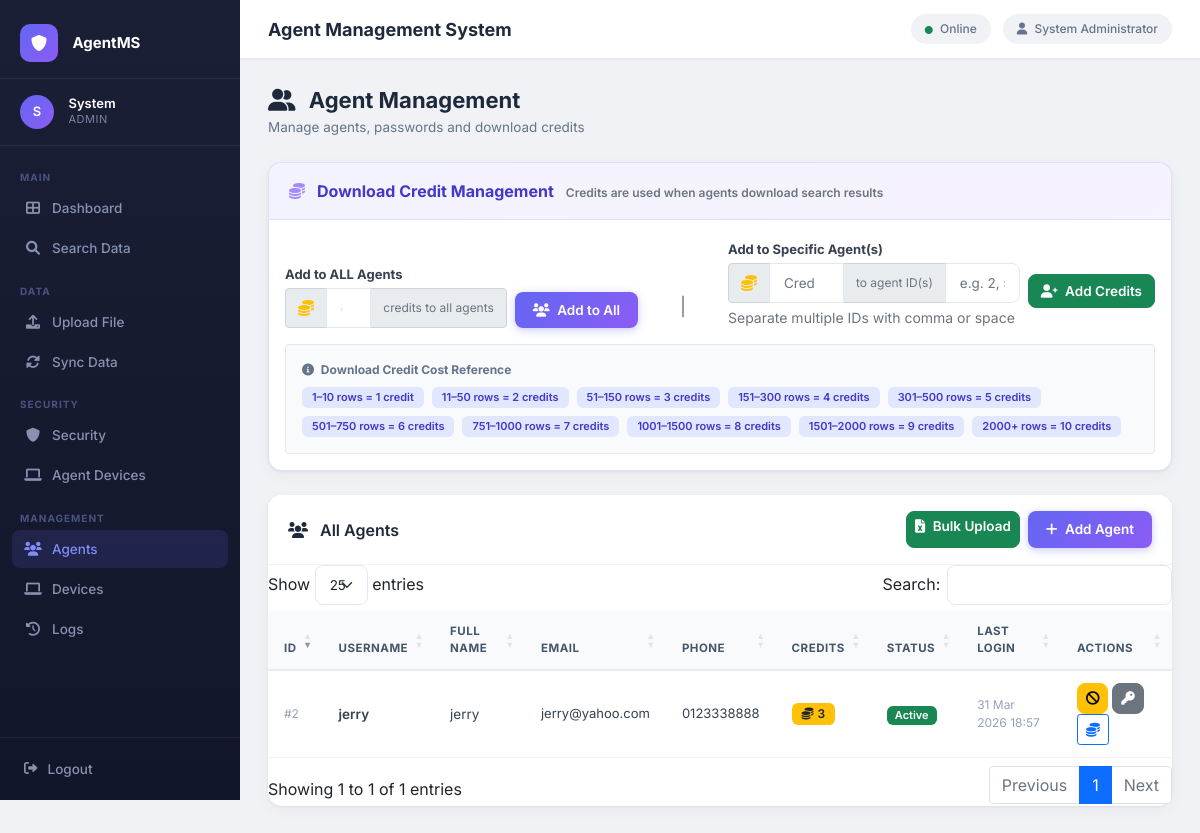
Screenshot of /admin/agents (signed in) with the database file from the repository.
### app.py (models this page shows, shortened)
class User(UserMixin, db.Model):
    __tablename__ = 'users'
    id = db.Column(db.Integer, primary_key=True)
    username = db.Column(db.String(80), unique=True, nullable=False)
    email = db.Column(db.String(120), unique=True, nullable=False)
    password_hash = db.Column(db.String(200), nullable=False)
    role = db.Column(db.String(20), nullable=False)
    full_name = db.Column(db.String(100))
    phone = db.Column(db.String(20))
    is_active = db.Column(db.Boolean, default=True)
    created_at = db.Column(db.DateTime, default=datetime.utcnow)
    last_login = db.Column(db.DateTime)
    login_logs = db.relationship('LoginLog', backref='user', lazy=True)
    search_logs = db.relationship('SearchLog', backref='user', lazy=True)
    password_changed_at = db.Column(db.DateTime, default=datetime.utcnow)
    must_change_password = db.Column(db.Boolean, default=False)
    credit_balance = db.Column(db.Integer, default=0)
    def is_password_expired(self):
        policy = SystemSettings.get('password_expiry_days')
        if not policy or int(policy) == 0:
            return False
        expiry_days = int(policy)
        if not self.password_changed_at:
            return True
        return (datetime.utcnow() - self.password_changed_at).days >= expiry_days

### app.py (the view)
@app.route('/admin/agents')
@login_required
@admin_required
def admin_agents():
    agents = User.query.filter_by(role='agent').all()
    return render_template('admin_agents.html', agents=agents)

### app.py (called while the page is built)
def admin_required(f):
    @wraps(f)
    def decorated_function(*args, **kwargs):
        if not current_user.is_authenticated or current_user.role != 'admin':
            flash('Admin access required', 'danger')
            return redirect(url_for('login'))
        return f(*args, **kwargs)
    return decorated_function

@login_manager.user_loader
def load_user(user_id):
    return User.query.get(int(user_id))

@app.context_processor
def inject_globals():
    try:
        from flask_login import current_user
        if current_user.is_authenticated and current_user.role == 'admin':
            count = AgentDevice.query.filter_by(status='pending').count()
            phase2 = SystemSettings.get('phase2_enabled', '0') == '1'
            return {'pending_devices_count': count, 'phase2_enabled': phase2}
    except:
        pass
    return {'pending_devices_count': 0, 'phase2_enabled': False}

    @staticmethod
    def get(key, default=None):
        s = SystemSettings.query.filter_by(key=key).first()
        return s.value if s else default

### templates/admin_agents.html (shortened to what this page needs)
{% extends "base.html" %}
{% block content %}
<div class="page-header">
    <h2><i class="fas fa-user-friends me-2"></i> Agent Management</h2>
    <p>Manage agents, passwords and download credits</p>
</div>
<div class="card mb-4" style="border:1px solid rgba(99,102,241,0.2)">
    <div class="card-header" style="background:linear-gradient(135deg,rgba(99,102,241,0.08),rgba(139,92,246,0.08));border-bottom:1px solid rgba(99,102,241,0.15)">
        <i class="fas fa-coins me-2" style="color:#a78bfa"></i>
        <span style="font-weight:700;color:#4338ca">Download Credit Management</span>
        <span class="text-muted ms-2" style="font-size:12px">Credits are used when agents download search results</span>
    </div>
    <div class="card-body">
        <div class="row g-3 align-items-end">
            <div class="col-lg-5">
                <form method="POST" action="{{ url_for('admin_add_credits') }}" class="d-flex align-items-end gap-2">
                    <div class="flex-grow-1">
                        <label class="form-label fw-bold mb-1" style="font-size:13px">Add to ALL Agents</label>
                        <div class="input-group">
                            <span class="input-group-text"><i class="fas fa-coins text-warning"></i></span>
                            <input type="number" class="form-control" name="amount" min="1" max="9999"
                                   placeholder="e.g. 10" required style="max-width:100px">
                            <span class="input-group-text text-muted" style="font-size:12px">credits to all agents</span>
                        </div>
                    </div>
                    <button type="submit" class="btn btn-primary"
                            onclick="return confirm('Add credits to ALL agents?')"
                            style="white-space:nowrap">
                        <i class="fas fa-users me-1"></i> Add to All
                    </button>
                </form>
            </div>
            <div class="col-lg-1 text-center d-none d-lg-block" style="padding-bottom:8px">
                <span class="text-muted" style="font-size:18px">|</span>
            </div>
            <div class="col-lg-6">
                <form method="POST" action="{{ url_for('admin_add_credits') }}" class="d-flex align-items-end gap-2">
                    <div>
                        <label class="form-label fw-bold mb-1" style="font-size:13px">Add to Specific Agent(s)</label>
                        <div class="input-group">
                            <span class="input-group-text"><i class="fas fa-coins text-warning"></i></span>
                            <input type="number" class="form-control" name="amount" min="1" max="9999"
                                   placeholder="Credits" required style="max-width:90px">
                            <span class="input-group-text text-muted" style="font-size:12px">to agent ID(s)</span>
                            <input type="text" class="form-control" name="agent_ids"
                                   placeholder="e.g. 2, 5, 8" required style="max-width:140px">
                        </div>
                        <div class="form-text">Separate multiple IDs with comma or space</div>
                    </div>
                    <button type="submit" class="btn btn-success" style="white-space:nowrap;margin-bottom:20px">
                        <i class="fas fa-user-plus me-1"></i> Add Credits
                    </button>
                </form>
            </div>
        </div>
        <div class="mt-3 p-3 rounded" style="background:#f8fafc;border:1px solid #e2e8f0">
            <div style="font-size:12px;font-weight:700;color:#64748b;margin-bottom:8px">
                <i class="fas fa-info-circle me-1"></i> Download Credit Cost Reference
            </div>
            <div class="d-flex flex-wrap gap-2">
                {% for label, cost in [('1–10 rows','1'),('11–50 rows','2'),('51–150 rows','3'),('151–300 rows','4'),('301–500 rows','5'),('501–750 rows','6'),('751–1000 rows','7'),('1001–1500 rows','8'),('1501–2000 rows','9'),('2000+ rows','10')] %}
                <span class="badge" style="background:#e0e7ff;color:#4338ca;font-size:11px;font-weight:600;padding:5px 10px">
                    {{ label }} = {{ cost }} credit{{ 's' if cost != '1' else '' }}
                </span>
                {% endfor %}
            </div>
        </div>
    </div>
</div>
<div class="card">
    <div class="card-header d-flex justify-content-between align-items-center">
        <span><i class="fas fa-users me-2"></i> All Agents</span>
        <div class="d-flex gap-2">
            <a href="{{ url_for('bulk_upload_agents') }}" class="btn btn-sm btn-success">
                <i class="fas fa-file-excel me-1"></i> Bulk Upload
            </a>
            <a href="{{ url_for('add_agent') }}" class="btn btn-sm btn-primary">
                <i class="fas fa-plus me-1"></i> Add Agent
            </a>
        </div>
    </div>
    <div class="card-body p-0">
        <div class="table-responsive">
            <table class="table mb-0" id="agentsTable">
                <thead>
                    <tr>
                        <th>ID</th>
                        <th>Username</th>
                        <th>Full Name</th>
                        <th>Email</th>
                        <th>Phone</th>
                        <th>Credits</th>
                        <th>Status</th>
                        <th>Last Login</th>
                        <th>Actions</th>
                    </tr>
                </thead>
                <tbody>
                    {% for agent in agents %}
                    <tr>
                        <td style="font-size:12px;color:#94a3b8">#{{ agent.id }}</td>
                        <td style="font-weight:600">{{ agent.username }}</td>
                        <td>{{ agent.full_name }}</td>
                        <td style="font-size:13px">{{ agent.email }}</td>
                        <td style="font-size:13px">{{ agent.phone }}</td>
                        <td>
                            <span class="badge {% if agent.credit_balance <= 0 %}bg-danger{% elif agent.credit_balance <= 5 %}bg-warning text-dark{% else %}bg-success{% endif %}"
                                  style="font-size:12px;padding:5px 10px">
                                <i class="fas fa-coins me-1"></i>{{ agent.credit_balance }}
                            </span>
                        </td>
                        <td>
                            {% if agent.is_active %}
                                <span class="badge bg-success">Active</span>
                            {% else %}
                                <span class="badge bg-danger">Inactive</span>
                            {% endif %}
                        </td>
                        <td style="font-size:12px;color:#94a3b8">
                            {{ agent.last_login.strftime('%d %b %Y %H:%M') if agent.last_login else 'Never' }}
                        </td>
                        <td>
                            <a href="{{ url_for('toggle_agent', agent_id=agent.id) }}"
                               class="btn btn-sm {% if agent.is_active %}btn-warning{% else %}btn-success{% endif %}"
                               onclick="return confirm('Are you sure?')">
                                {% if agent.is_active %}
                                    <i class="fas fa-ban"></i>
                                {% else %}
                                    <i class="fas fa-check"></i>
                                {% endif %}
                            </a>
                            <button class="btn btn-sm btn-secondary change-pw-btn"
                                    data-agent-id="{{ agent.id }}"
                                    data-agent-name="{{ agent.full_name }}">
                                <i class="fas fa-key"></i>
                            </button>
                            <button class="btn btn-sm btn-outline-primary credit-btn"
                                    data-agent-id="{{ agent.id }}"
                                    data-agent-name="{{ agent.full_name }}"
                                    data-agent-credits="{{ agent.credit_balance }}"
                                    title="Add credits">
                                <i class="fas fa-coins"></i>
                            </button>
                        </td>
                    </tr>
                    {% endfor %}
                </tbody>
            </table>
        </div>
    </div>
</div>
{% endblock %}

### templates/base.html (shortened to what this page needs)
<!DOCTYPE html>
<html lang="en">
<head>
    <link href="https://cdn.jsdelivr.net/npm/bootstrap@5.1.3/dist/css/bootstrap.min.css" rel="stylesheet">
    <link href="https://cdn.datatables.net/1.11.5/css/dataTables.bootstrap5.min.css" rel="stylesheet">
    <link href="https://cdnjs.cloudflare.com/ajax/libs/font-awesome/6.0.0/css/all.min.css" rel="stylesheet">
</head>
<body class="{% if not current_user.is_authenticated %}no-sidebar{% endif %}">
{% if current_user.is_authenticated %}
<div class="sidebar">
    <div class="sidebar-brand">
        <span class="brand-icon"><i class="fas fa-shield-alt"></i></span>
        <span>AgentMS</span>
    </div>
    <div class="sidebar-user">
        <div class="avatar">{{ current_user.full_name[:1] }}</div>
        <div class="user-info">
            <div class="user-name">{{ current_user.full_name.split()[0] }}</div>
            <div class="user-role">{{ current_user.role }}</div>
        </div>
    </div>
    <div class="sidebar-nav">
        {% if current_user.role == 'admin' %}
        <div class="nav-section-label">Main</div>
        <a class="nav-link {% if request.endpoint == 'admin_dashboard' %}active{% endif %}"
           href="{{ url_for('admin_dashboard') }}">
            <i class="fas fa-th-large"></i> Dashboard
        </a>
        <a class="nav-link {% if request.endpoint == 'admin_search' %}active{% endif %}"
           href="{{ url_for('admin_search') }}">
            <i class="fas fa-search"></i> Search Data
        </a>
        <div class="nav-section-label mt-2">Data</div>
        <a class="nav-link {% if request.endpoint == 'admin_upload' %}active{% endif %}"
           href="{{ url_for('admin_upload') }}">
            <i class="fas fa-upload"></i> Upload File
        </a>
        <a class="nav-link {% if request.endpoint == 'admin_sync' %}active{% endif %}"
           href="{{ url_for('admin_sync') }}">
            <i class="fas fa-sync-alt"></i> Sync Data
        </a>
        <div class="nav-section-label mt-2">Security</div>
        <a class="nav-link {% if request.endpoint == 'admin_security' %}active{% endif %}"
           href="{{ url_for('admin_security') }}">
            <i class="fas fa-shield-alt"></i> Security
        </a>
        <a class="nav-link {% if request.endpoint == 'admin_devices' %}active{% endif %}"
           href="{{ url_for('admin_devices') }}">
            <i class="fas fa-laptop"></i> Agent Devices
        </a>
        <div class="nav-section-label mt-2">Management</div>
        <a class="nav-link {% if request.endpoint == 'admin_agents' %}active{% endif %}"
           href="{{ url_for('admin_agents') }}">
            <i class="fas fa-users"></i> Agents
        </a>
        <a class="nav-link {% if request.endpoint == 'admin_devices' %}active{% endif %}"
           href="{{ url_for('admin_devices') }}">
            <i class="fas fa-laptop"></i> Devices
            {% set pending_count = pending_devices_count | default(0) %}
        </a>
        <a class="nav-link {% if request.endpoint == 'admin_logs' %}active{% endif %}"
           href="{{ url_for('admin_logs') }}">
            <i class="fas fa-history"></i> Logs
        </a>
        {% endif %}
    </div>
    <div class="sidebar-footer">
        <a class="nav-link" href="{{ url_for('logout') }}">
            <i class="fas fa-sign-out-alt"></i> Logout
        </a>
    </div>
</div>
<div class="main-wrapper">
    <div class="topbar">
        <div class="topbar-title">{% block page_title %}Agent Management System{% endblock %}</div>
        <div class="topbar-right">
            <span class="topbar-badge"><i class="fas fa-circle text-success me-1" style="font-size:8px"></i> Online</span>
            <span class="topbar-badge"><i class="fas fa-user me-1"></i> {{ current_user.full_name }}</span>
        </div>
    </div>
    <div class="content-area">
        {% block content %}{% endblock %}
    </div>
</div>
{% endif %}
</body>
</html>

### rows the page displays
User: full_name "S", full_name "System", role "ADMIN", full_name "System Administrator"
User: id "2", username "jerry", full_name "jerry", email "jerry@yahoo.com", phone "0123338888", credit_balance "3", is_active "Active", last_login "31 Mar 2026 18:57"

### other values shown
{{ label }} "1–10 rows" "11–50 rows" "51–150 rows" "151–300 rows" "301–500 rows" "501–750 rows" "751–1000 rows" "1001–1500 rows" "1501–2000 rows" "2000+ rows"
{{ cost }} "1" "2" "3" "4" "5" "6" "7" "8" "9" "10"
{{ 's' if cost != '1' else '' }} "s" "s" "s" "s" "s" "s" "s" "s" "s"
